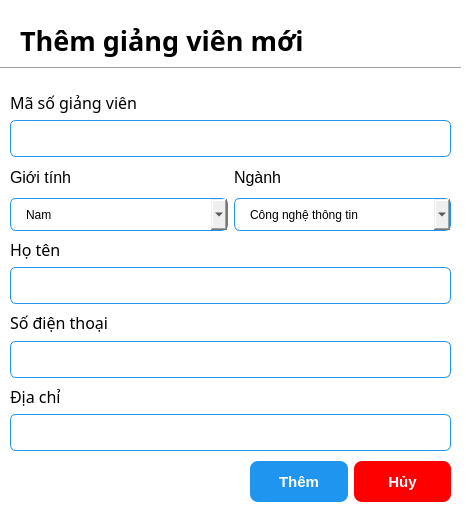
<?xml version="1.0" encoding="UTF-8"?>
<ui version="4.0">
 <class>Dialog</class>
 <widget class="QDialog" name="Dialog">
  <property name="geometry">
   <rect>
    <x>0</x>
    <y>0</y>
    <width>466</width>
    <height>525</height>
   </rect>
  </property>
  <property name="windowTitle">
   <string>Dialog</string>
  </property>
  <property name="styleSheet">
   <string notr="true">QDialog {
	background-color: white;
}

QLineEdit {
	border: 1px solid rgb(31, 149, 239);
	border-radius: 6px;
	padding-left: 15px;
	height: 35px;
}

QDateEdit {
	border: 1px solid rgb(31, 149, 239);
	border-radius: 6px;
	padding-left: 15px;
	height: 31px;
}

QComboBox {
	border: 1px solid rgb(31, 149, 239);
	border-radius: 6px;
	padding-left: 15px;
	height: 31px;
}</string>
  </property>
  <widget class="Line" name="line">
   <property name="geometry">
    <rect>
     <x>0</x>
     <y>60</y>
     <width>461</width>
     <height>16</height>
    </rect>
   </property>
   <property name="orientation">
    <enum>Qt::Horizontal</enum>
   </property>
  </widget>
  <widget class="QWidget" name="layoutWidget">
   <property name="geometry">
    <rect>
     <x>10</x>
     <y>90</y>
     <width>441</width>
     <height>361</height>
    </rect>
   </property>
   <layout class="QVBoxLayout" name="verticalLayout_8">
    <item>
     <layout class="QVBoxLayout" name="verticalLayout">
      <item>
       <widget class="QLabel" name="label_2">
        <property name="font">
         <font>
          <family>Poppins</family>
          <pointsize>12</pointsize>
         </font>
        </property>
        <property name="text">
         <string>Mã số giảng viên</string>
        </property>
       </widget>
      </item>
      <item>
       <widget class="QLineEdit" name="lecturerIDEdit">
        <property name="minimumSize">
         <size>
          <width>0</width>
          <height>20</height>
         </size>
        </property>
       </widget>
      </item>
     </layout>
    </item>
    <item>
     <layout class="QHBoxLayout" name="horizontalLayout">
      <item>
       <layout class="QVBoxLayout" name="verticalLayout_2">
        <item>
         <widget class="QLabel" name="label_5">
          <property name="font">
           <font>
            <pointsize>12</pointsize>
           </font>
          </property>
          <property name="text">
           <string>Giới tính</string>
          </property>
         </widget>
        </item>
        <item>
         <widget class="QComboBox" name="lecturerGender_comboBox">
          <item>
           <property name="text">
            <string>Nam</string>
           </property>
          </item>
          <item>
           <property name="text">
            <string>Nữ</string>
           </property>
          </item>
         </widget>
        </item>
       </layout>
      </item>
      <item>
       <layout class="QVBoxLayout" name="verticalLayout_3">
        <item>
         <widget class="QLabel" name="label_6">
          <property name="font">
           <font>
            <pointsize>12</pointsize>
           </font>
          </property>
          <property name="text">
           <string>Ngành</string>
          </property>
         </widget>
        </item>
        <item>
         <widget class="QComboBox" name="lecturerMajor_comboBox">
          <item>
           <property name="text">
            <string>Công nghệ thông tin</string>
           </property>
          </item>
          <item>
           <property name="text">
            <string>Hệ thống thông tin</string>
           </property>
          </item>
          <item>
           <property name="text">
            <string>Khoa học máy tính</string>
           </property>
          </item>
         </widget>
        </item>
       </layout>
      </item>
     </layout>
    </item>
    <item>
     <layout class="QVBoxLayout" name="verticalLayout_5">
      <item>
       <widget class="QLabel" name="label_3">
        <property name="font">
         <font>
          <family>Poppins</family>
          <pointsize>12</pointsize>
         </font>
        </property>
        <property name="text">
         <string>Họ tên</string>
        </property>
       </widget>
      </item>
      <item>
       <widget class="QLineEdit" name="lecturerNameEdit">
        <property name="minimumSize">
         <size>
          <width>0</width>
          <height>20</height>
         </size>
        </property>
       </widget>
      </item>
     </layout>
    </item>
    <item>
     <layout class="QVBoxLayout" name="verticalLayout_6">
      <item>
       <widget class="QLabel" name="label_4">
        <property name="font">
         <font>
          <family>Poppins</family>
          <pointsize>12</pointsize>
         </font>
        </property>
        <property name="text">
         <string>Số điện thoại</string>
        </property>
       </widget>
      </item>
      <item>
       <widget class="QLineEdit" name="lecturerPhoneEdit">
        <property name="minimumSize">
         <size>
          <width>0</width>
          <height>20</height>
         </size>
        </property>
       </widget>
      </item>
     </layout>
    </item>
    <item>
     <layout class="QVBoxLayout" name="verticalLayout_7">
      <item>
       <widget class="QLabel" name="label_8">
        <property name="font">
         <font>
          <family>Poppins</family>
          <pointsize>12</pointsize>
         </font>
        </property>
        <property name="text">
         <string>Địa chỉ</string>
        </property>
       </widget>
      </item>
      <item>
       <widget class="QLineEdit" name="studentAddressEdit">
        <property name="minimumSize">
         <size>
          <width>0</width>
          <height>20</height>
         </size>
        </property>
       </widget>
      </item>
     </layout>
    </item>
   </layout>
  </widget>
  <widget class="QWidget" name="layoutWidget_2">
   <property name="geometry">
    <rect>
     <x>250</x>
     <y>460</y>
     <width>201</width>
     <height>43</height>
    </rect>
   </property>
   <layout class="QHBoxLayout" name="horizontalLayout_2">
    <item>
     <widget class="QPushButton" name="add_Btn">
      <property name="minimumSize">
       <size>
        <width>0</width>
        <height>41</height>
       </size>
      </property>
      <property name="styleSheet">
       <string notr="true">QPushButton {
	background-color: rgb(31, 149, 239);
	color: white;
	border: none;
	border-radius: 8px;
	font-weight: bold;
	font-size: 15px;
}</string>
      </property>
      <property name="text">
       <string>Thêm</string>
      </property>
     </widget>
    </item>
    <item>
     <widget class="QPushButton" name="cancel_Btn">
      <property name="minimumSize">
       <size>
        <width>0</width>
        <height>41</height>
       </size>
      </property>
      <property name="styleSheet">
       <string notr="true">QPushButton {
	background-color: red;
	color: white;
	border: none;
	border-radius: 8px;
	font-weight: bold;
	font-size: 15px;
}</string>
      </property>
      <property name="text">
       <string>Hủy</string>
      </property>
     </widget>
    </item>
   </layout>
  </widget>
  <widget class="QLabel" name="label">
   <property name="geometry">
    <rect>
     <x>20</x>
     <y>20</y>
     <width>301</width>
     <height>41</height>
    </rect>
   </property>
   <property name="font">
    <font>
     <family>Poppins</family>
     <pointsize>20</pointsize>
     <weight>75</weight>
     <bold>true</bold>
    </font>
   </property>
   <property name="text">
    <string>Thêm giảng viên mới</string>
   </property>
  </widget>
 </widget>
 <resources/>
 <connections/>
</ui>
